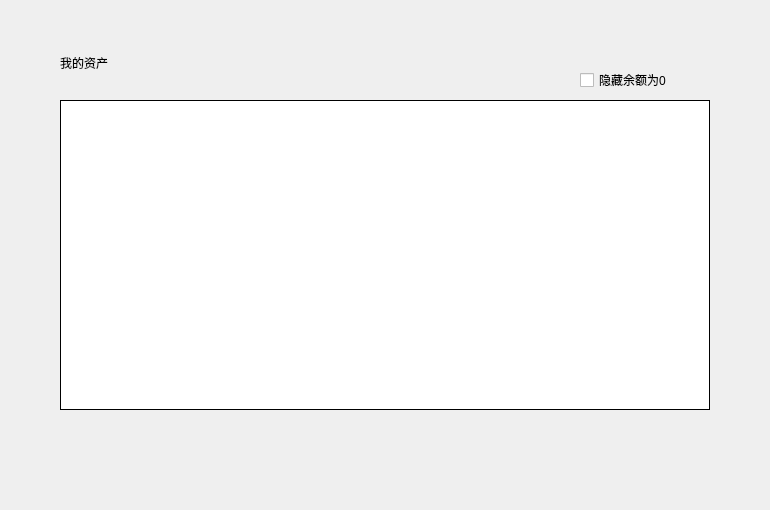
<?xml version="1.0" encoding="UTF-8"?>
<ui version="4.0">
 <class>ExchangeBalancesWidget</class>
 <widget class="QWidget" name="ExchangeBalancesWidget">
  <property name="geometry">
   <rect>
    <x>0</x>
    <y>0</y>
    <width>770</width>
    <height>510</height>
   </rect>
  </property>
  <property name="windowTitle">
   <string>Form</string>
  </property>
  <widget class="QLabel" name="title_label">
   <property name="geometry">
    <rect>
     <x>60</x>
     <y>50</y>
     <width>200</width>
     <height>26</height>
    </rect>
   </property>
   <property name="styleSheet">
    <string notr="true"/>
   </property>
   <property name="text">
    <string>我的资产</string>
   </property>
  </widget>
  <widget class="QTableWidget" name="balancesTableWidget">
   <property name="geometry">
    <rect>
     <x>60</x>
     <y>100</y>
     <width>650</width>
     <height>310</height>
    </rect>
   </property>
   <property name="cursor" stdset="0">
    <cursorShape>PointingHandCursor</cursorShape>
   </property>
   <property name="layoutDirection">
    <enum>Qt::LeftToRight</enum>
   </property>
   <property name="styleSheet">
    <string notr="true"/>
   </property>
   <property name="frameShape">
    <enum>QFrame::Box</enum>
   </property>
   <property name="frameShadow">
    <enum>QFrame::Plain</enum>
   </property>
   <property name="verticalScrollBarPolicy">
    <enum>Qt::ScrollBarAsNeeded</enum>
   </property>
   <property name="horizontalScrollBarPolicy">
    <enum>Qt::ScrollBarAlwaysOff</enum>
   </property>
   <property name="autoScroll">
    <bool>true</bool>
   </property>
   <property name="editTriggers">
    <set>QAbstractItemView::NoEditTriggers</set>
   </property>
   <property name="selectionMode">
    <enum>QAbstractItemView::NoSelection</enum>
   </property>
   <property name="iconSize">
    <size>
     <width>19</width>
     <height>12</height>
    </size>
   </property>
   <property name="showGrid">
    <bool>true</bool>
   </property>
   <property name="gridStyle">
    <enum>Qt::SolidLine</enum>
   </property>
   <attribute name="horizontalHeaderVisible">
    <bool>false</bool>
   </attribute>
   <attribute name="horizontalHeaderCascadingSectionResizes">
    <bool>false</bool>
   </attribute>
   <attribute name="horizontalHeaderHighlightSections">
    <bool>false</bool>
   </attribute>
   <attribute name="verticalHeaderVisible">
    <bool>false</bool>
   </attribute>
   <attribute name="verticalHeaderHighlightSections">
    <bool>false</bool>
   </attribute>
   <column>
    <property name="text">
     <string>币种</string>
    </property>
    <property name="font">
     <font>
      <family>微软雅黑</family>
     </font>
    </property>
    <property name="textAlignment">
     <set>AlignCenter</set>
    </property>
   </column>
   <column>
    <property name="text">
     <string>可用余额</string>
    </property>
    <property name="font">
     <font>
      <family>微软雅黑</family>
     </font>
    </property>
    <property name="textAlignment">
     <set>AlignCenter</set>
    </property>
   </column>
   <column>
    <property name="text">
     <string>冻结余额</string>
    </property>
    <property name="font">
     <font>
      <family>微软雅黑</family>
     </font>
    </property>
    <property name="textAlignment">
     <set>AlignCenter</set>
    </property>
   </column>
   <column>
    <property name="text">
     <string/>
    </property>
   </column>
   <column>
    <property name="text">
     <string>操作</string>
    </property>
    <property name="font">
     <font>
      <family>微软雅黑</family>
     </font>
    </property>
    <property name="textAlignment">
     <set>AlignCenter</set>
    </property>
   </column>
   <column>
    <property name="text">
     <string/>
    </property>
   </column>
  </widget>
  <widget class="QCheckBox" name="hideZeroCheckBox">
   <property name="geometry">
    <rect>
     <x>580</x>
     <y>70</y>
     <width>100</width>
     <height>20</height>
    </rect>
   </property>
   <property name="text">
    <string>隐藏余额为0</string>
   </property>
  </widget>
 </widget>
 <resources/>
 <connections/>
</ui>
